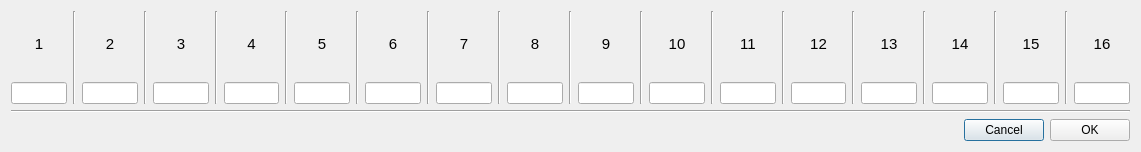
<?xml version="1.0" encoding="UTF-8"?>
<ui version="4.0">
 <class>PairNaming</class>
 <widget class="QDialog" name="PairNaming">
  <property name="geometry">
   <rect>
    <x>0</x>
    <y>0</y>
    <width>1141</width>
    <height>152</height>
   </rect>
  </property>
  <property name="windowTitle">
   <string>Assign Pair Names</string>
  </property>
  <property name="windowOpacity">
   <double>1.000000000000000</double>
  </property>
  <property name="toolTip">
   <string/>
  </property>
  <property name="toolTipDuration">
   <number>-1</number>
  </property>
  <property name="whatsThis">
   <string notr="true"/>
  </property>
  <layout class="QGridLayout" name="gridLayout">
   <item row="0" column="0">
    <layout class="QHBoxLayout" name="horizontalLayout_2">
     <item>
      <layout class="QVBoxLayout" name="verticalLayout_8">
       <item>
        <widget class="QLabel" name="label">
         <property name="font">
          <font>
           <pointsize>11</pointsize>
          </font>
         </property>
         <property name="text">
          <string>1</string>
         </property>
         <property name="alignment">
          <set>Qt::AlignCenter</set>
         </property>
        </widget>
       </item>
       <item>
        <widget class="QLineEdit" name="pair_1">
         <property name="text">
          <string/>
         </property>
        </widget>
       </item>
      </layout>
     </item>
     <item>
      <widget class="Line" name="line">
       <property name="orientation">
        <enum>Qt::Vertical</enum>
       </property>
      </widget>
     </item>
     <item>
      <layout class="QVBoxLayout" name="verticalLayout_4">
       <item>
        <widget class="QLabel" name="label_3">
         <property name="font">
          <font>
           <pointsize>11</pointsize>
          </font>
         </property>
         <property name="text">
          <string>2</string>
         </property>
         <property name="alignment">
          <set>Qt::AlignCenter</set>
         </property>
        </widget>
       </item>
       <item>
        <widget class="QLineEdit" name="pair_2"/>
       </item>
      </layout>
     </item>
     <item>
      <widget class="Line" name="line_2">
       <property name="orientation">
        <enum>Qt::Vertical</enum>
       </property>
      </widget>
     </item>
     <item>
      <layout class="QVBoxLayout" name="verticalLayout_3">
       <item>
        <widget class="QLabel" name="label_2">
         <property name="font">
          <font>
           <pointsize>11</pointsize>
          </font>
         </property>
         <property name="text">
          <string>3</string>
         </property>
         <property name="alignment">
          <set>Qt::AlignCenter</set>
         </property>
        </widget>
       </item>
       <item>
        <widget class="QLineEdit" name="pair_3"/>
       </item>
      </layout>
     </item>
     <item>
      <widget class="Line" name="line_3">
       <property name="orientation">
        <enum>Qt::Vertical</enum>
       </property>
      </widget>
     </item>
     <item>
      <layout class="QVBoxLayout" name="verticalLayout_5">
       <item>
        <widget class="QLabel" name="label_4">
         <property name="font">
          <font>
           <pointsize>11</pointsize>
          </font>
         </property>
         <property name="text">
          <string>4</string>
         </property>
         <property name="alignment">
          <set>Qt::AlignCenter</set>
         </property>
        </widget>
       </item>
       <item>
        <widget class="QLineEdit" name="pair_4"/>
       </item>
      </layout>
     </item>
     <item>
      <widget class="Line" name="line_4">
       <property name="orientation">
        <enum>Qt::Vertical</enum>
       </property>
      </widget>
     </item>
     <item>
      <layout class="QVBoxLayout" name="verticalLayout_6">
       <item>
        <widget class="QLabel" name="label_5">
         <property name="font">
          <font>
           <pointsize>11</pointsize>
          </font>
         </property>
         <property name="text">
          <string>5</string>
         </property>
         <property name="alignment">
          <set>Qt::AlignCenter</set>
         </property>
        </widget>
       </item>
       <item>
        <widget class="QLineEdit" name="pair_5"/>
       </item>
      </layout>
     </item>
     <item>
      <widget class="Line" name="line_5">
       <property name="orientation">
        <enum>Qt::Vertical</enum>
       </property>
      </widget>
     </item>
     <item>
      <layout class="QVBoxLayout" name="verticalLayout_7">
       <item>
        <widget class="QLabel" name="label_6">
         <property name="font">
          <font>
           <pointsize>11</pointsize>
          </font>
         </property>
         <property name="text">
          <string>6</string>
         </property>
         <property name="alignment">
          <set>Qt::AlignCenter</set>
         </property>
        </widget>
       </item>
       <item>
        <widget class="QLineEdit" name="pair_6"/>
       </item>
      </layout>
     </item>
     <item>
      <widget class="Line" name="line_6">
       <property name="orientation">
        <enum>Qt::Vertical</enum>
       </property>
      </widget>
     </item>
     <item>
      <layout class="QVBoxLayout" name="verticalLayout_26">
       <item>
        <widget class="QLabel" name="label_24">
         <property name="font">
          <font>
           <pointsize>11</pointsize>
          </font>
         </property>
         <property name="text">
          <string>7</string>
         </property>
         <property name="alignment">
          <set>Qt::AlignCenter</set>
         </property>
        </widget>
       </item>
       <item>
        <widget class="QLineEdit" name="pair_7"/>
       </item>
      </layout>
     </item>
     <item>
      <widget class="Line" name="line_7">
       <property name="orientation">
        <enum>Qt::Vertical</enum>
       </property>
      </widget>
     </item>
     <item>
      <layout class="QVBoxLayout" name="verticalLayout_25">
       <item>
        <widget class="QLabel" name="label_23">
         <property name="font">
          <font>
           <pointsize>11</pointsize>
          </font>
         </property>
         <property name="text">
          <string>8</string>
         </property>
         <property name="alignment">
          <set>Qt::AlignCenter</set>
         </property>
        </widget>
       </item>
       <item>
        <widget class="QLineEdit" name="pair_8"/>
       </item>
      </layout>
     </item>
     <item>
      <widget class="Line" name="line_8">
       <property name="orientation">
        <enum>Qt::Vertical</enum>
       </property>
      </widget>
     </item>
     <item>
      <layout class="QVBoxLayout" name="verticalLayout_24">
       <item>
        <widget class="QLabel" name="label_22">
         <property name="font">
          <font>
           <pointsize>11</pointsize>
          </font>
         </property>
         <property name="text">
          <string>9</string>
         </property>
         <property name="alignment">
          <set>Qt::AlignCenter</set>
         </property>
        </widget>
       </item>
       <item>
        <widget class="QLineEdit" name="pair_9"/>
       </item>
      </layout>
     </item>
     <item>
      <widget class="Line" name="line_9">
       <property name="orientation">
        <enum>Qt::Vertical</enum>
       </property>
      </widget>
     </item>
     <item>
      <layout class="QVBoxLayout" name="verticalLayout_23">
       <item>
        <widget class="QLabel" name="label_21">
         <property name="font">
          <font>
           <pointsize>11</pointsize>
          </font>
         </property>
         <property name="text">
          <string>10</string>
         </property>
         <property name="alignment">
          <set>Qt::AlignCenter</set>
         </property>
        </widget>
       </item>
       <item>
        <widget class="QLineEdit" name="pair_10"/>
       </item>
      </layout>
     </item>
     <item>
      <widget class="Line" name="line_10">
       <property name="orientation">
        <enum>Qt::Vertical</enum>
       </property>
      </widget>
     </item>
     <item>
      <layout class="QVBoxLayout" name="verticalLayout_22">
       <item>
        <widget class="QLabel" name="label_20">
         <property name="font">
          <font>
           <pointsize>11</pointsize>
          </font>
         </property>
         <property name="text">
          <string>11</string>
         </property>
         <property name="alignment">
          <set>Qt::AlignCenter</set>
         </property>
        </widget>
       </item>
       <item>
        <widget class="QLineEdit" name="pair_11"/>
       </item>
      </layout>
     </item>
     <item>
      <widget class="Line" name="line_11">
       <property name="orientation">
        <enum>Qt::Vertical</enum>
       </property>
      </widget>
     </item>
     <item>
      <layout class="QVBoxLayout" name="verticalLayout_21">
       <item>
        <widget class="QLabel" name="label_19">
         <property name="font">
          <font>
           <pointsize>11</pointsize>
          </font>
         </property>
         <property name="text">
          <string>12</string>
         </property>
         <property name="alignment">
          <set>Qt::AlignCenter</set>
         </property>
        </widget>
       </item>
       <item>
        <widget class="QLineEdit" name="pair_12"/>
       </item>
      </layout>
     </item>
     <item>
      <widget class="Line" name="line_12">
       <property name="orientation">
        <enum>Qt::Vertical</enum>
       </property>
      </widget>
     </item>
     <item>
      <layout class="QVBoxLayout" name="verticalLayout_29">
       <item>
        <widget class="QLabel" name="label_27">
         <property name="font">
          <font>
           <pointsize>11</pointsize>
          </font>
         </property>
         <property name="text">
          <string>13</string>
         </property>
         <property name="alignment">
          <set>Qt::AlignCenter</set>
         </property>
        </widget>
       </item>
       <item>
        <widget class="QLineEdit" name="pair_13"/>
       </item>
      </layout>
     </item>
     <item>
      <widget class="Line" name="line_13">
       <property name="orientation">
        <enum>Qt::Vertical</enum>
       </property>
      </widget>
     </item>
     <item>
      <layout class="QVBoxLayout" name="verticalLayout_28">
       <item>
        <widget class="QLabel" name="label_26">
         <property name="font">
          <font>
           <pointsize>11</pointsize>
          </font>
         </property>
         <property name="text">
          <string>14</string>
         </property>
         <property name="alignment">
          <set>Qt::AlignCenter</set>
         </property>
        </widget>
       </item>
       <item>
        <widget class="QLineEdit" name="pair_14"/>
       </item>
      </layout>
     </item>
     <item>
      <widget class="Line" name="line_14">
       <property name="orientation">
        <enum>Qt::Vertical</enum>
       </property>
      </widget>
     </item>
     <item>
      <layout class="QVBoxLayout" name="verticalLayout_27">
       <item>
        <widget class="QLabel" name="label_25">
         <property name="font">
          <font>
           <pointsize>11</pointsize>
          </font>
         </property>
         <property name="text">
          <string>15</string>
         </property>
         <property name="alignment">
          <set>Qt::AlignCenter</set>
         </property>
        </widget>
       </item>
       <item>
        <widget class="QLineEdit" name="pair_15"/>
       </item>
      </layout>
     </item>
     <item>
      <widget class="Line" name="line_15">
       <property name="orientation">
        <enum>Qt::Vertical</enum>
       </property>
      </widget>
     </item>
     <item>
      <layout class="QVBoxLayout" name="verticalLayout_30">
       <item>
        <widget class="QLabel" name="label_28">
         <property name="font">
          <font>
           <pointsize>11</pointsize>
          </font>
         </property>
         <property name="text">
          <string>16</string>
         </property>
         <property name="alignment">
          <set>Qt::AlignCenter</set>
         </property>
        </widget>
       </item>
       <item>
        <widget class="QLineEdit" name="pair_16"/>
       </item>
      </layout>
     </item>
    </layout>
   </item>
   <item row="2" column="0">
    <layout class="QHBoxLayout" name="horizontalLayout">
     <item>
      <spacer name="horizontalSpacer">
       <property name="orientation">
        <enum>Qt::Horizontal</enum>
       </property>
       <property name="sizeHint" stdset="0">
        <size>
         <width>40</width>
         <height>20</height>
        </size>
       </property>
      </spacer>
     </item>
     <item>
      <widget class="QPushButton" name="cancel">
       <property name="text">
        <string>Cancel</string>
       </property>
      </widget>
     </item>
     <item>
      <widget class="QPushButton" name="accept">
       <property name="text">
        <string>OK</string>
       </property>
       <property name="shortcut">
        <string>Return</string>
       </property>
      </widget>
     </item>
    </layout>
   </item>
   <item row="1" column="0">
    <widget class="Line" name="line_16">
     <property name="orientation">
      <enum>Qt::Horizontal</enum>
     </property>
    </widget>
   </item>
  </layout>
 </widget>
 <tabstops>
  <tabstop>pair_1</tabstop>
  <tabstop>pair_2</tabstop>
  <tabstop>pair_3</tabstop>
  <tabstop>pair_4</tabstop>
  <tabstop>pair_5</tabstop>
  <tabstop>pair_6</tabstop>
  <tabstop>pair_7</tabstop>
  <tabstop>pair_8</tabstop>
  <tabstop>pair_9</tabstop>
  <tabstop>pair_10</tabstop>
  <tabstop>pair_11</tabstop>
  <tabstop>pair_12</tabstop>
  <tabstop>pair_13</tabstop>
  <tabstop>pair_14</tabstop>
  <tabstop>pair_15</tabstop>
  <tabstop>pair_16</tabstop>
  <tabstop>accept</tabstop>
  <tabstop>cancel</tabstop>
 </tabstops>
 <resources/>
 <connections/>
</ui>
